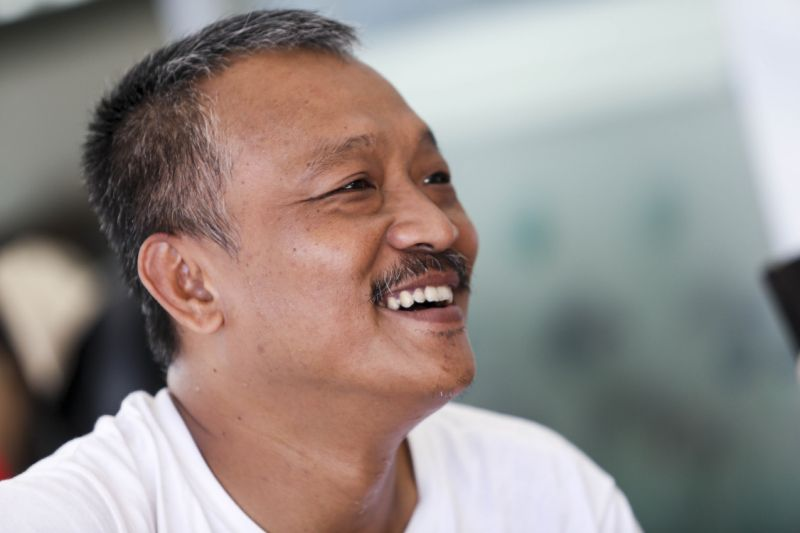
#> input picture Python/course11/template.jpg, 800 x 533 px
$ python course.py
#> lines starting #> are read from the running program, lines starting #| are printed output that depends on the picture
import matplotlib.pyplot as plt
import cv2
import numpy as np


img = cv2.imread("template.jpg")
#> img is the input picture: shape (533, 800, 3); mean B, G, R 138.7, 142.5, 151.5
mask = np.zeros(img.shape[:2],np.uint8)

bgModel = np.zeros((1,65),np.float64)
fgdModel = np.zeros((1,65),np.float64)

rect = (60, 20, 500, 500)

cv2.grabCut(img,mask,rect,bgModel,fgdModel,5,cv2.GC_INIT_WITH_RECT)
mask2 = np.where((mask == 2)|(mask == 0),0,1).astype("uint8")
img = img*mask2[:,:,np.newaxis]
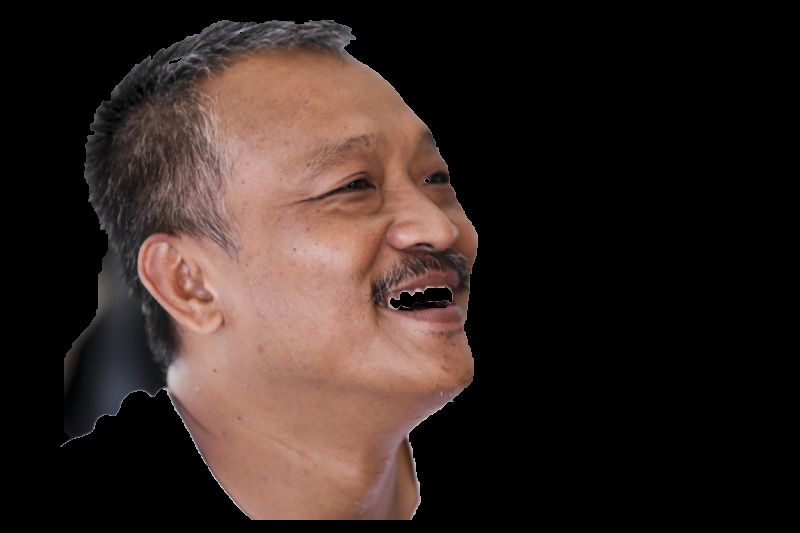
#> img: shape (533, 800, 3); mean B, G, R 33.8, 38, 51.4

plt.imshow(img)
plt.colorbar()
plt.show()
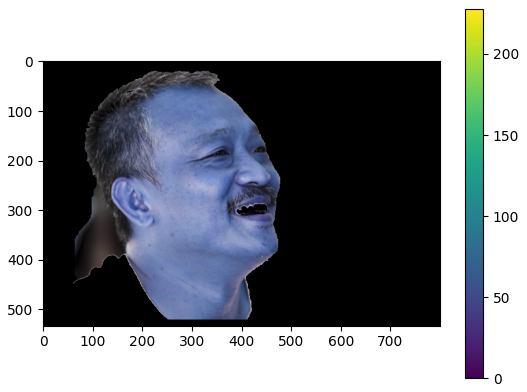
#> figure drawn by matplotlib, 2 panels; B, G, R data is drawn as R, G, B
